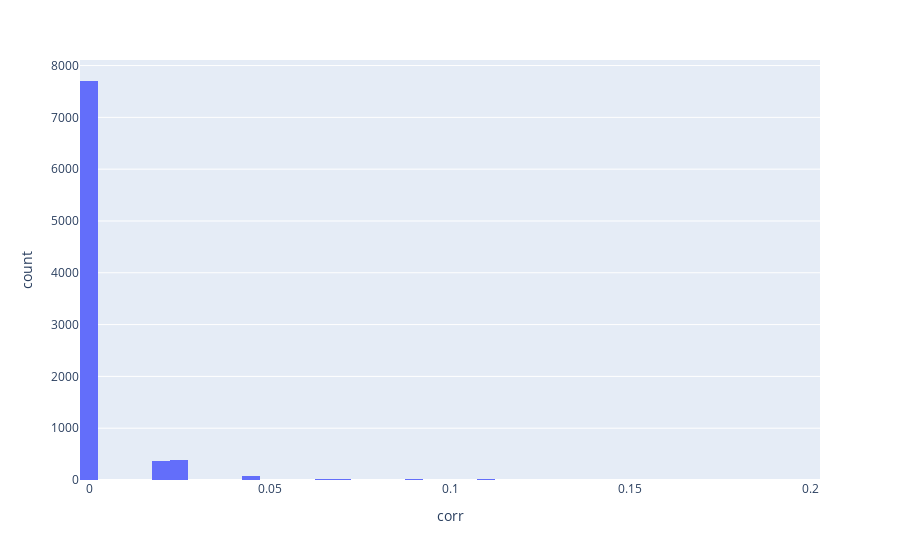

Source (notebook cell):
### Code cell
fig = px.histogram(
    pos_var_corr_df["corr"],
    x="corr",
    nbins=50,
)
fig.show()

### Figure 1 — Plotly figure (JSON) as saved in the notebook; plotly's stock layout.template omitted (floating-point values rounded to 4 significant figures; data arrays with more than 128 entries replaced by an {"elided": "..."} marker saying what was removed)
{"data": [{"alignmentgroup": "True", "bingroup": "x", "hovertemplate": "corr=%{x}<br>count=%{y}<extra></extra>", "legendgroup": "", "marker": {"color": "#636efa", "pattern": {"shape": ""}}, "name": "", "nbinsx": 50, "offsetgroup": "", "orientation": "v", "showlegend": false, "type": "histogram", "x": {"elided": "8646 float values"}, "xaxis": "x", "yaxis": "y"}], "layout": {"barmode": "relative", "legend": {"tracegroupgap": 0}, "margin": {"t": 60}, "xaxis": {"anchor": "y", "domain": [0, 1], "title": {"text": "corr"}}, "yaxis": {"anchor": "x", "domain": [0, 1], "title": {"text": "count"}}}}
